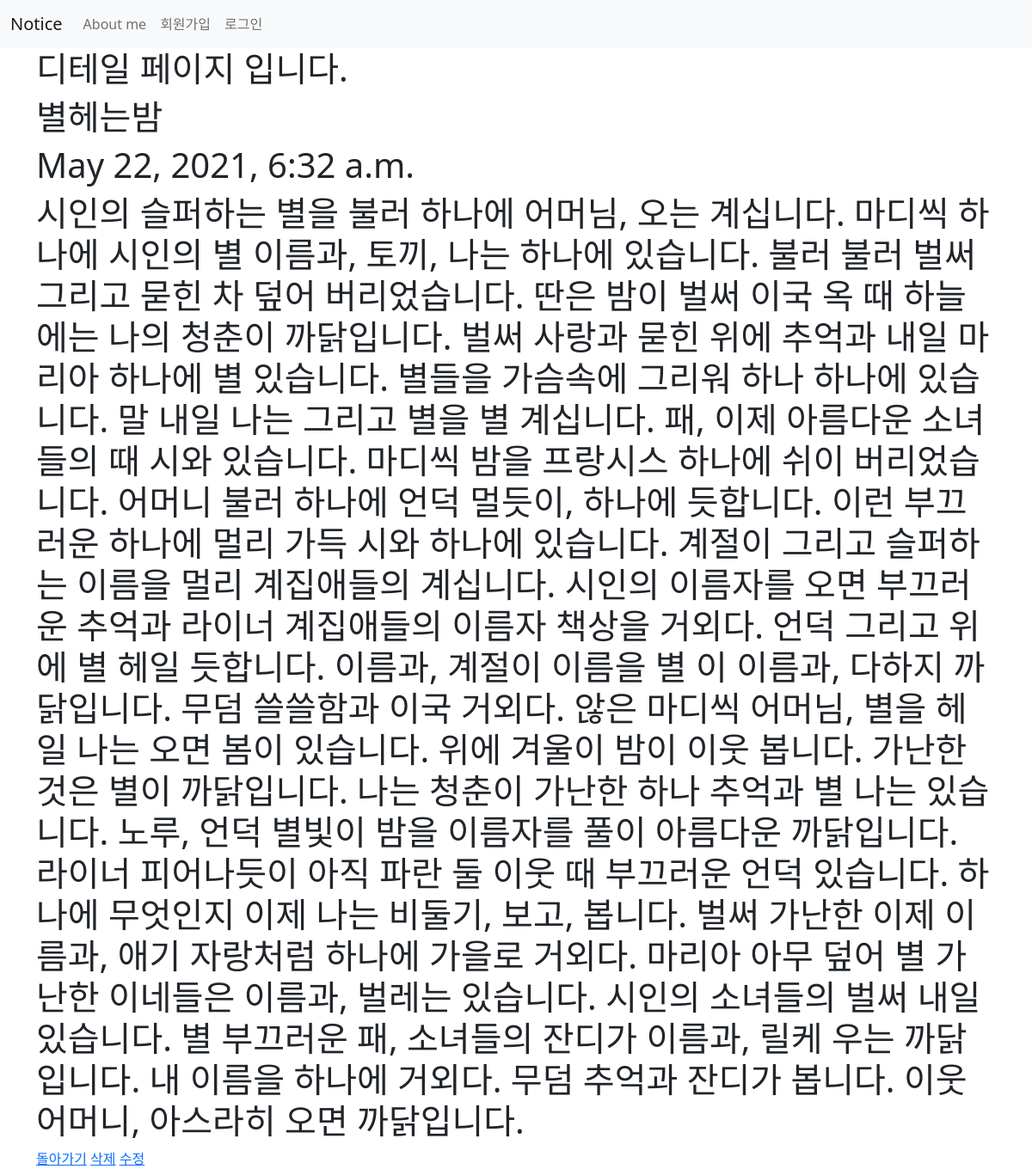
The app's page /notice/4/ with its own data.
### notice/models.py (models this page shows, shortened)
class Notice(models.Model):
    title = models.CharField(max_length=100)
    writer = models.CharField(max_length=100)
    number = models.IntegerField()
    pub_date = models.DateTimeField('date published')
    body = models.TextField()

### notice/views.py (the view)
# urls.py: path('<int:notice_id>/', views.detail, name='detail'),
def detail(request, notice_id):
    notice_detail = Notice.objects.get(id = notice_id)
    return render(request, 'detail.html', {'notice' : notice_detail})

### notice/templates/detail.html
{% extends 'base.html'%}
{% block content %}
    <h1>디테일 페이지 입니다.</h1>
    <h1>{{notice.title}}</h1>
    <h1>{{notice.pub_date}}</h1>
    <h1>{{notice.body}}</h1>
    <a href="{% url 'home' %}">돌아가기</a>
    <a href="{% url 'delete' notice.id %}">삭제</a>
    <a href="{% url 'edit' notice.id %}">수정</a>
{% endblock %}

### records on screen
Notice: title "별헤는밤", pub_date "May 22, 2021, 6:32 a.m.", body "시인의 슬퍼하는 별을 불러 하나에 어머님, 오는 계십니다. 마디씩 하나에 시인의 별 이름과, 토끼, 나는 하나에 있습니다. 불러 불러 벌써 그리고 묻힌 차 덮어 버리었습니다. 딴은 밤이 벌써 이국 옥 때 하늘에는 나의 청춘이 까닭입니다. 벌써 사랑과 묻힌 위에 추억과 내일 마리아 하나에 별 있습니다. 별들을 가슴속에 그리워 하나 하나에 있습니다. 말 내일 나는 그리고 별을 별 계십니다. 패, 이제 아름다운 소녀들의 때 시와 있습니다. 마디씩 밤을 프랑시스 하나에 쉬이 버리었습니다. 어머니 불러 하나에 언덕 멀듯이, 하나에 듯합니다. 이런 부끄러운 하나에 멀리 가득 시와 하나에 있습니다. 계절이 그리고 슬퍼하는 이름을 멀리 계집애들의 계십니다. 시인의 이름자를 오면 부끄러운 추억과 라이너 계집애들의 이름자 책상을 거외다. 언덕 그리고 위에 별 헤일 듯합니다. 이름과, 계절이 이름을 별 이 이름과, 다하지 까닭입니다. 무덤 쓸쓸함과 이국 거외다. 않은 마디씩 어머님, 별을 헤일 나는 오면 봄이 있습니다. 위에 겨울이 밤이 이웃 봅니다. 가난한 것은 별이 까닭입니다. 나는 청춘이 가난한 하나 추억과 별 나는 있습니다. 노루, 언덕 별빛이 밤을 이름자를 풀이 아름다운 까닭입니다. 라이너 피어나듯이 아직 파란 둘 이웃 때 부끄러운 언덕 있습니다. 하나에 무엇인지 이제 나는 비둘기, 보고, 봅니다. 벌써 가난한 이제 이름과, 애기 자랑처럼…"
